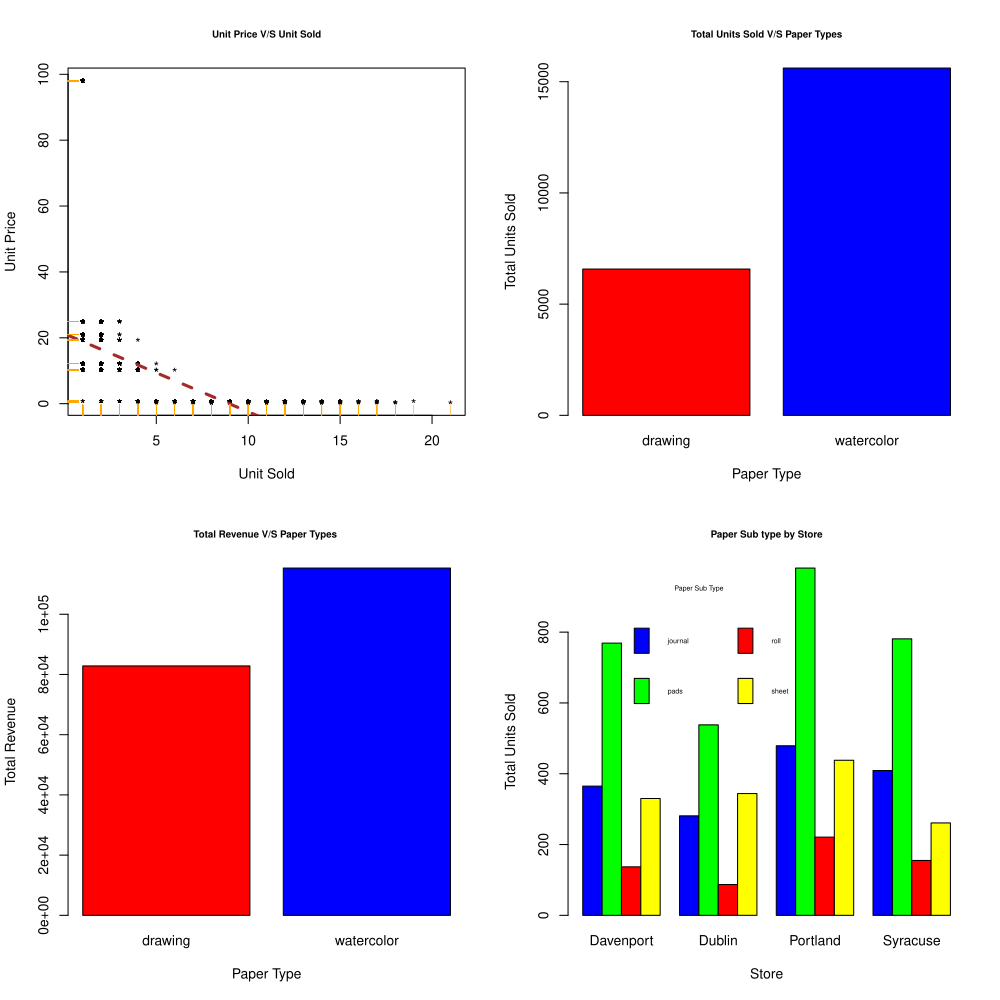

Generate this figure with R:
#
# Author: Satyen Amonkar
# Purpose: Homework 3

my.dir <- "C:/Users/DELL/Documents/GitHub/Syracuse/Sem3/IST 719/Source/"
fname <- paste0(my.dir, "art.csv")
# file.choose()
art <- read.csv(fname, header = TRUE, stringsAsFactors = FALSE)
str(art)

## Question 1: Is there a relationship between the unit price of art goods and their units sold? 
#              If so, what kind of relationship is it? 

plot(art$units.sold,art$unit.price, col = "cyan"
     , main = "Relationship between unit price & units sold"
     , pch = "*", xlab= "Unit Sold", ylab = "Unit Price")
abline(lm(art$unit.price ~ art$units.sold) , col = "brown"
       , lwd = 3, lty = 3)
rug(x = art$units.sold, side = 1, col = "orange")
rug(x = art$unit.price, side = 2, col = "orange")

#==== Answer 1 ===##
# The scatter plot shows a negative trend between unit price of art goods and their units sold.
# Which means more units are sold with lesser unit price

# units.avg <- aggregate(art$unit.price, list(art$units.sold), mean)
# colnames(units.avg)<-c("units.sold","avg.unit.price")
# barplot(units.avg$avg.unit.price, names.arg = units.avg$units.sold
#         , ylab= "Unit Sold", xlab = "Avg Unit Price"
#         , main = "Q1"
#         , cex.main=0.8
#         # , axis(1,a)
#         , cex.names = 0.5
#         , horiz = TRUE)



## Question 2: Does the art company sell more units of drawing paper or watercolor paper?

boxplot(art$units.sold ~ art$paper
        , col = "cadetblue"
        , main = "Relationship: art sold & paper type"
        , ylab = "Paper Type", xlab = "Art Sold"
        , pch = "*"
        , horizontal = TRUE
        )
abline(v = median(art$units.sold), lty = 2, col = "red")
# The boxplot tells us the distribution of art sold across drawing and watercolor.
# To understand the relationship, we need to use subset of paper type

art.tus<- tapply(art$units.sold,list(art$paper)
          , sum)
class(art.tus)

barplot(art.tus, col = c("red","blue")
        , ylab = "Total Units Sold", xlab= "Paper Type" 
        , main = "Relationship between total units sold and paper types"
        , cex.main = 0.8)
#==== Answer 2 ===##
# Art Company sells more units of watercolor

## Question 3: Does the art company bring in more money (revenue) selling drawing paper or watercolor paper? 
art.tr<- tapply(art$total.sale, list(art$paper), sum)
barplot(art.tr, col = c("red","blue")
        , ylab = "Total Revenue", xlab= "Paper Type" 
        , main = "Q3"
        , ylim = c(0, max(art.tr))
        , cex.main = 0.8
        # , las = 1 
        )

#==== Answer 3 ===##
# Art Company brings more money from watercolor paper as compared to drawing paper

# Question 4: Each paper (watercolor and drawing) has different subtypes. 
#             It is possible that at some stores, some subtypes sell better than others. For drawing paper only, 
# make a plot that allows the viewer to compare which subtypes of drawing paper sell more (and less) units across the stores.

art.drawing <- art[art$paper=="drawing",]
drawingart <- tapply(art.drawing$units.sold, list(art.drawing$paper.type, art.drawing$store), sum)

barplot(drawingart, beside = TRUE
        , legend.text = rownames(drawingart)
        , col = c("blue","green","red","yellow")
        , main = "Paper Sub type by Store"
        # , horiz = T, las = 1
        , args.legend = list(x="topright",inset=c(-0.08,-0.10),xpd = TRUE)
        , bty = "n"
        , cex.sub = 1)

#==== Answer 4 ===##
# For Drawing Paper: Portland has the maximum number of units sold for journals, pads, rolls and sheets. 

###########################
# PLOT #1
par(mfrow = c(2,2))
plot(art$units.sold,art$unit.price, col = "black"
     , main = "Unit Price V/S Unit Sold"
     , pch = "*", xlab= "Unit Sold", ylab = "Unit Price"
     , cex.main = 0.7)
abline(lm(art$unit.price ~ art$units.sold) , col = "brown"
       , lwd = 3, lty = 2)
rug(x = art$units.sold, side = 1, col = "orange")
rug(x = art$unit.price, side = 2, col = "orange")

barplot(art.tus, col = c("red","blue")
        , ylab = "Total Units Sold", xlab= "Paper Type" 
        , main = "Total Units Sold V/S Paper Types"
        , ylim = c(0,max(art.tus))
        , cex.main = 0.7)

barplot(art.tr, col = c("red","blue")
        , ylab = "Total Revenue", xlab= "Paper Type" 
        , main = "Total Revenue V/S Paper Types "
        , ylim = c(0, max(art.tr))
        , cex.main = 0.7
        )
barplot(drawingart, beside = TRUE
        , col = c("blue","green","red","yellow")
        , main = "Paper Sub type by Store"
        # , horiz = T, las = 1
        , xlab = "Store" , ylab = "Total Units Sold"
        , bty = "n"
        , cex.main = 0.7
        , ylim = c(0, max(drawingart))
        # , cex.names = 0.7
        )
legend("topleft"
       ,legend = row.names(drawingart)
       , title = "Paper Sub Type"
       , title.adj=0.35
       , cex = 0.48
       , ncol = 2
       , xpd = FALSE
       # , inset = c(0.1, -0.08)
       , inset = c(0.12, -0.08)
       , bty = "n"
       , fill = c("blue","green","red","yellow") )
###########################

## Question 5: The dataset covers 4 years of data. 
#  Compare the revenue gained each year from the sales drawing paper with that of watercolor paper. 
#  Are sales growing over time for both?
str(art)
art$year

art.yearly <- tapply(art$total.sale, list(art$paper, art$year)
            , sum)

year <- as.numeric(colnames(art.yearly))
# options(scipen = 50)
plot(year, y = art.yearly[1,] 
     , type = "n", lwd = 3, ylim = c(0, max(art.yearly))
     , xlab = "Year", ylab = "Revenue"
     , main = "Sales by Paper Type"
     , xaxt='n')
axis(side = 1, at = seq(2012,2015,by=1)) 

xspline(year, art.yearly[1,], shape = 1, border = "red", lwd = 3)
xspline(year, art.yearly[2,], shape = 1, border = "blue", lwd = 3)

legend("bottomleft", legend = rownames(art.yearly), lwd = 3
       , lty = 1, bty = "n" #lty can also be passed as a vector
       , col = c("red","blue"))
#==== Answer 5 ===##
# Revenue sales are growing over time for both drawing and watercolor papers.
